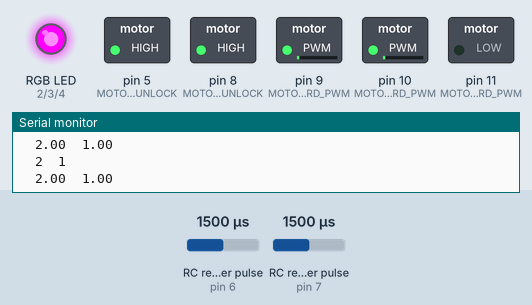
The sketch below on a simulated Arduino Nano, built with avr-gcc and run on an emulated ATmega328P. Parts: switched loads named in the sketch (green lamp = pin HIGH), an RGB LED mixed from three pins (HIGH = lit), the last lines printed to the serial monitor. Wiring (inferred from the names in the program): 2 × RC receiver channel: data pin 6 / data pin 7. The inputs (shaded band) are chosen by the test bench; at power-on: RC receiver pulse (sensors on pin 7, pin 6) 1500 µs.

Above: at 1.2 s.
1.3 s: RC receiver pulse (sensor on pin 7) set to 1020 µs
At 2.7 s:
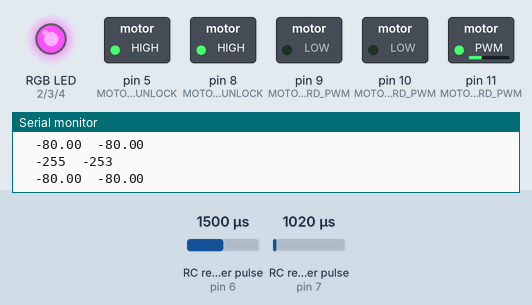
3.3 s: RC receiver pulse (sensor on pin 6) set to 1020 µs
At 5.1 s:
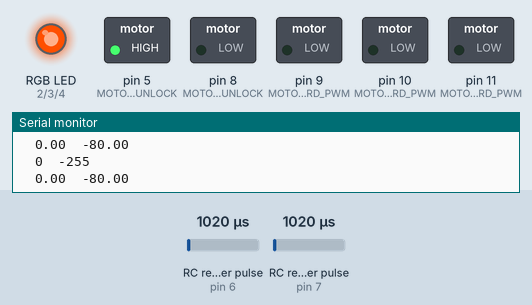
6.3 s: RC receiver pulse (sensor on pin 6) set to 1750 µs
At 7.5 s:
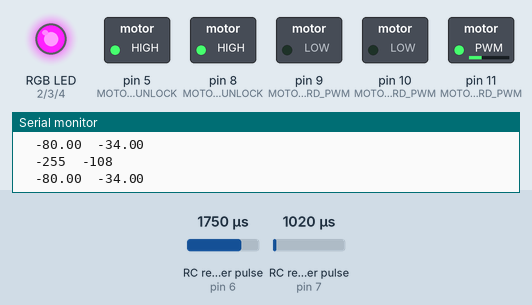
9.3 s: RC receiver pulse (sensor on pin 7) set to 1750 µs
At 11.8 s:
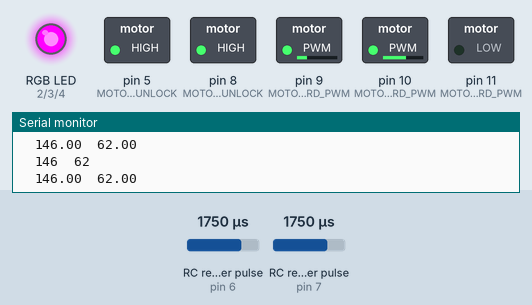
12.3 s: RC receiver pulse (sensor on pin 7) set to 1250 µs
At 12.68 s:
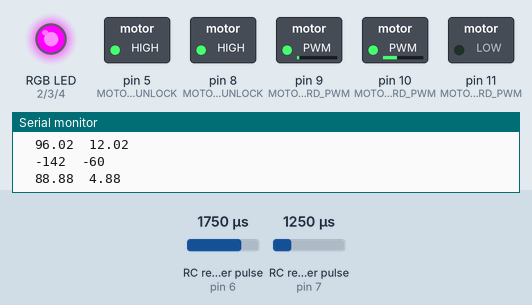
15.3 s: RC receiver pulse (sensor on pin 7) set to 1500 µs
At 16.8 s:
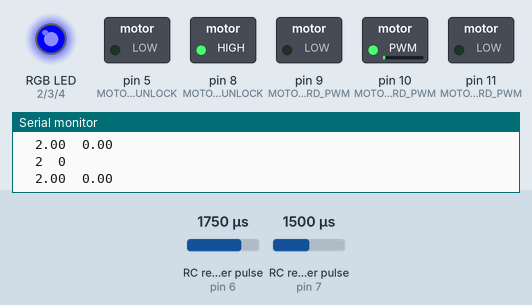
Timing chart, 0 to 18.1 s (numbered marks = the images above; inputs shaded):
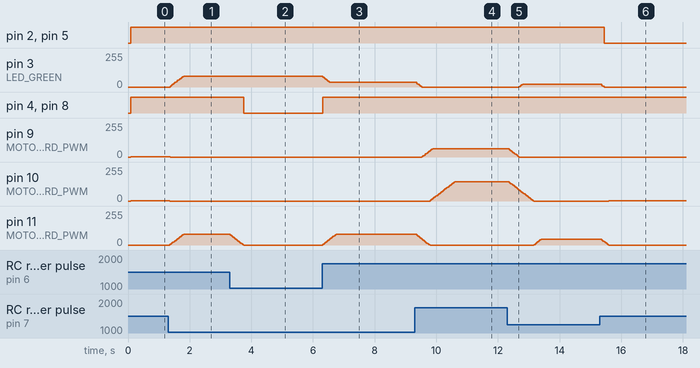

The sketch:

SpeedBootWheelControl.ino
```cpp
#pragma region LIGHT_CONTROL

const byte LED_OFF = 0;
const byte LED_RED = 2;
const byte LED_GREEN = 3;
const byte LED_BLUE = 4;

void setLightColor(byte color)
{

  digitalWrite(LED_RED, false);
  digitalWrite(LED_GREEN, false);
  digitalWrite(LED_BLUE, false);

  if (color != LED_OFF)
    digitalWrite(color, true);
}

#pragma endregion

#pragma region RECEIVER_COMMUNICATION

const int THROTTLE_IN = 7;
const int STEER_IN = 6;

const int VALUE_IN_OFFSET_RANGE = 500;
const int VALUE_IN_MIDDLE_IGNORE_NOISE = 4;

const int VALUE_IN_MIN = 796;
const int VALUE_IN_MAX = 2190;

const int VALUE_IN_MIDDLE = (VALUE_IN_MIN + VALUE_IN_MAX) / 2;

const int THROTTLE_STEER_IN_MIN = VALUE_IN_MIN + VALUE_IN_OFFSET_RANGE / 2;
const int THROTTLE_STEER_IN_MAX = VALUE_IN_MAX - VALUE_IN_OFFSET_RANGE / 2 - VALUE_IN_MIDDLE_IGNORE_NOISE * 2;

int throttleValue,
    steerValue;

int throttle,
    steer;

bool disconnected;

void readThrottle()
{
  throttleValue = pulseIn(THROTTLE_IN, HIGH, 50000);

  if (throttleValue > VALUE_IN_MAX || throttleValue < VALUE_IN_MIN)
  {
    disconnected = true;
    return;
  }

  if (throttleValue > (VALUE_IN_MIDDLE - VALUE_IN_MIDDLE_IGNORE_NOISE) &&
      throttleValue < (VALUE_IN_MIDDLE + VALUE_IN_MIDDLE_IGNORE_NOISE))
  {
    throttle = 0;
    return;
  }

  throttleValue -= VALUE_IN_MIDDLE_IGNORE_NOISE * 2;

  throttleValue = constrain(throttleValue, THROTTLE_STEER_IN_MIN, THROTTLE_STEER_IN_MAX);
  throttle = map(throttleValue, THROTTLE_STEER_IN_MIN, THROTTLE_STEER_IN_MAX, -255, 255);
}

void readSteer()
{
  steerValue = pulseIn(STEER_IN, HIGH, 50000);

  if (steerValue > VALUE_IN_MAX || steerValue < VALUE_IN_MIN)
  {
    disconnected = true;
    return;
  }

  steerValue -= VALUE_IN_MIDDLE_IGNORE_NOISE * 2;
  steerValue = constrain(steerValue, THROTTLE_STEER_IN_MIN, THROTTLE_STEER_IN_MAX);
  steer = map(steerValue, THROTTLE_STEER_IN_MIN, THROTTLE_STEER_IN_MAX, -255, 255);
}

#pragma endregion

#pragma region MOTOR_CONTROL

const byte MOTOR_LEFT_FORWARD_PWM = 9;
const byte MOTOR_RIGHT_FORWARD_PWM = 10;

const byte MOTOR_LEFT_BACKWARD_PWM = 3;
const byte MOTOR_RIGHT_BACKWARD_PWM = 11;

const byte MOTOR_LEFT_FORWARD_UNLOCK = 5;
const byte MOTOR_RIGHT_FORWARD_UNLOCK = 8;

const byte MOTOR_LEFT_BACKWARD_UNLOCK = 2;
const byte MOTOR_RIGHT_BACKWARD_UNLOCK = 4;

float powerLeft,
      powerRight;

bool armed;

void arm()
{
  armed = true;
  digitalWrite(MOTOR_LEFT_FORWARD_UNLOCK, true);
  digitalWrite(MOTOR_RIGHT_FORWARD_UNLOCK, true);

  digitalWrite(MOTOR_LEFT_BACKWARD_UNLOCK, true);
  digitalWrite(MOTOR_RIGHT_BACKWARD_UNLOCK, true);
  wait(10);
}
void disarm()
{
  armed = false;

  powerLeft = 0;
  powerRight = 0;

  analogWrite(MOTOR_LEFT_FORWARD_PWM, 0);
  analogWrite(MOTOR_RIGHT_FORWARD_PWM, 0);

  analogWrite(MOTOR_LEFT_BACKWARD_PWM, 0);
  analogWrite(MOTOR_RIGHT_BACKWARD_PWM, 0);

  digitalWrite(MOTOR_LEFT_FORWARD_UNLOCK, false);
  digitalWrite(MOTOR_RIGHT_FORWARD_UNLOCK, false);

  digitalWrite(MOTOR_LEFT_BACKWARD_UNLOCK, false);
  digitalWrite(MOTOR_RIGHT_BACKWARD_UNLOCK, false);

}

// Change of power is limited to 35% of the maximum power per second
const float POWER_CHANGE_PER_SECOND = 0.7f * 255;

float updateMotorPower(int currentInput, float currentPower, unsigned long ellapsedMicros)
{
  if (currentInput == (int)currentPower)
  {
    return currentInput;
  }

  ellapsedMicros = constrain(ellapsedMicros, 1, 1000000);

  float powerDifference = currentPower - currentInput;
  float powerTimeChange = POWER_CHANGE_PER_SECOND * ((float)ellapsedMicros / 1000 / 1000);

  if (abs(powerDifference) <= powerTimeChange)
  {
    currentPower = (float)currentInput;
    return currentPower;
  }
  else
  {
    bool increasePower = currentPower < currentInput;
    float newPowerValue = currentPower + (increasePower ? powerTimeChange : (-powerTimeChange));
    return newPowerValue;
  }
}

float updateMotorOutput(int currentInput, float currentPower, unsigned long ellapsedMillis, byte pinForwardPWM, byte pinBackwardPWM, byte pinForwardUnlock, byte pinBackwardUnlock)
{
  if (currentInput < 0) {
    // when going backwards, drive slower
    currentInput = map(currentInput, -255, 0, -80, 0);
  }

  currentPower = updateMotorPower(currentInput, currentPower, ellapsedMillis);

  if (currentPower == 0)
  {
    analogWrite(pinForwardPWM, 0);
    analogWrite(pinBackwardPWM, 0);
    digitalWrite(pinForwardUnlock, false);
    digitalWrite(pinBackwardUnlock, false);
  }
  else
  {
    digitalWrite(pinForwardUnlock, true);
    digitalWrite(pinBackwardUnlock, true);

    bool forward = currentPower > 0;
    if (forward)
    {
      analogWrite(pinForwardPWM, currentPower);
      analogWrite(pinBackwardPWM, 0);
    }
    else
    {
      analogWrite(pinForwardPWM, 0);
      analogWrite(pinBackwardPWM, abs(currentPower));
    }
  }

  return currentPower;
}

#pragma endregion

#pragma region POWER_OBSERVATION

const byte CURRENT_RIGHT_IN = A0;
const byte CURRENT_LEFT_IN = A1;

const byte VOLTAGE_IN = A7;

const byte MAX_CURRENT = 10;

const float CURRENT_MULT = (float)5 / 1023 * 10;
const float VOLTAGE_MULT = (float)5 / 1023 * 130 / 30;

const float CELL_VOLTAGE_MAX = 4.30f;
const float CELL_VOLTAGE_MIN = 2.75f;

float currentRight,
    currentLeft;
float overCurrentRightIntegral,
    overCurrentLeftIntegral;

float voltage;

int cellCount;
float minBatteryVolt;

bool lowVoltage;
int lowVoltageReducement;

void readCurrent()
{

  float _currentRight = (float)analogRead(CURRENT_RIGHT_IN) * CURRENT_MULT;
  float _currentLeft = (float)analogRead(CURRENT_LEFT_IN) * CURRENT_MULT;

  currentRight = (_currentRight + currentRight * 7) / 8;
  currentLeft = (_currentLeft + currentLeft * 7) / 8;

  Serial.print(currentRight);
  Serial.print("A\t");
  Serial.print(currentLeft);
  Serial.print("A\t");

  float rightReducement = (float)(powerRight + 20) / (255 + 20) * MAX_CURRENT;
  float leftReducement = (float)(powerLeft + 20) / (255 + 20) * MAX_CURRENT;

  if (powerRight == 0)
  {
    rightReducement = 0.01f;
  }
  if (powerLeft == 0)
  {
    leftReducement = 0.01f;
  }

  float rightOvercurrentValue = currentRight - rightReducement;
  float leftOvercurrentValue = currentLeft - leftReducement;

  overCurrentRightIntegral += rightOvercurrentValue;
  overCurrentLeftIntegral += leftOvercurrentValue;

  overCurrentRightIntegral = constrain(overCurrentRightIntegral, 0, MAX_CURRENT);
  overCurrentLeftIntegral = constrain(overCurrentLeftIntegral, 0, MAX_CURRENT);

  bool rightOvercurrent = (overCurrentRightIntegral == MAX_CURRENT) || (currentRight > MAX_CURRENT);
  bool leftOvercurrent = (overCurrentLeftIntegral == MAX_CURRENT) || (currentLeft > MAX_CURRENT);

  if (rightOvercurrent || leftOvercurrent)
  {
    disarm();

    setLightColor(LED_BLUE);

    overCurrentRightIntegral = 0;
    overCurrentLeftIntegral = 0;

    Serial.println();
    Serial.print("over current");

    if (rightOvercurrent)
      Serial.print(" right");
    if (leftOvercurrent)
      Serial.print(" left");
    Serial.println();

    wait(3000);
  }
}

void detectCellCount()
{

  readBatteryVoltage();

  for (int i = 1; i < 5; i++)
  {
    if (voltage < i * CELL_VOLTAGE_MAX)
    {
      if (voltage > i * CELL_VOLTAGE_MIN)
      {
        cellCount = i;
      }
      else
      {
        cellCount = i - 1;
      }
      break;
    }
  }

  minBatteryVolt = cellCount * CELL_VOLTAGE_MIN * 0.9;

  Serial.println();
  Serial.print(cellCount);
  Serial.println(" battery cell(s) detected");
  Serial.print(minBatteryVolt);
  Serial.println("V min bat voltage");
}

void readBatteryVoltage()
{

  voltage = (float)analogRead(VOLTAGE_IN) * VOLTAGE_MULT;

  Serial.print(voltage);
  Serial.print("V\t");

  lowVoltage = voltage < minBatteryVolt;

  if (lowVoltage)
  {
    disarm();

    Serial.println();
    Serial.println("low voltage");
  }
}

#pragma endregion

void setup()
{

  pinMode(MOTOR_LEFT_FORWARD_PWM, OUTPUT);
  pinMode(MOTOR_RIGHT_FORWARD_PWM, OUTPUT);

  pinMode(MOTOR_LEFT_BACKWARD_PWM, OUTPUT);
  pinMode(MOTOR_RIGHT_BACKWARD_PWM, OUTPUT);

  pinMode(MOTOR_LEFT_FORWARD_UNLOCK, OUTPUT);
  pinMode(MOTOR_RIGHT_FORWARD_UNLOCK, OUTPUT);

  pinMode(MOTOR_LEFT_BACKWARD_UNLOCK, OUTPUT);
  pinMode(MOTOR_RIGHT_BACKWARD_UNLOCK, OUTPUT);

  disarm();

  //---------------------------------------------- Set PWM frequency for D9 & D10 ----------------------------
  TCCR1B = TCCR1B & B11111000 | B00000010; // set timer 1 divisor to     8 for PWM frequency of  3921.16 Hz

  //---------------------------------------------- Set PWM frequency for D3 & D11 ----------------------------
  TCCR2B = TCCR2B & B11111000 | B00000010; // set timer 2 divisor to     8 for PWM frequency of  3921.16 Hz

  Serial.begin(115200);

  pinMode(THROTTLE_IN, INPUT);
  pinMode(STEER_IN, INPUT);

  // pinMode(LED_RED, OUTPUT);
  // pinMode(LED_GREEN, OUTPUT);
  // pinMode(LED_BLUE, OUTPUT);

  // digitalWrite(LED_RED, false);
  // digitalWrite(LED_GREEN, false);
  // digitalWrite(LED_BLUE, false);

  disconnected = true;

  // detectCellCount();
}

unsigned long lastMotorUpdateCall;

void loop()
{

  // readCurrent();
  // readBatteryVoltage();

  readThrottle();
  readSteer();

  if (disconnected)
  {
    disarm();

    // setLightColor(LED_RED);
    Serial.println();
    Serial.println("disconnected");

    while (disconnected)
    {
      disconnected = false;
      readSteer();
    }
    lastMotorUpdateCall = micros();
    // setLightColor(LED_GREEN);
    return;
  }

  // if (lowVoltage) {
  //   lowVoltageReducement -= 15;
  //   int value = millis() % 1000;
  //   if (value > 500) {
  //     setLightColor(LED_BLUE);
  //   } else {
  //     setLightColor(LED_OFF);
  //   }
  // }
  // else {
  //   if (disconnected) {
  //     setLightColor(LED_RED);
  //   } else {
  //     setLightColor(LED_GREEN);
  //   }
  //   lowVoltageReducement += 5;
  // }

  // lowVoltageReducement = constrain(lowVoltageReducement, -255 + 20, 0);

  // Serial.println();
  // Serial.print(lowVoltageReducement);
  // Serial.println(" lowVoltageReducement");

  // when right is greater, then the boat should turn right
  // therefore the right motor receives less power
  int rightValue = constrain(throttle * (1 - (float)constrain(steer, 0, 255) / 255) + lowVoltageReducement, -255, 255),
      leftValue = constrain(throttle * (1 + (float)constrain(steer, -255, 0) / 255) + lowVoltageReducement, -255, 255);

  Serial.print('\t');
  Serial.print(leftValue);

  Serial.print('\t');
  Serial.println(rightValue);

  // const byte MOTOR_LEFT_FORWARD_PWM = 9;
  // const byte MOTOR_RIGHT_FORWARD_PWM = 10;

  // const byte MOTOR_LEFT_BACKWARD_PWM = 3;
  // const byte MOTOR_RIGHT_BACKWARD_PWM = 11;

  // const byte MOTOR_LEFT_FORWARD_UNLOCK = 5;
  // const byte MOTOR_RIGHT_FORWARD_UNLOCK = 6;

  // const byte MOTOR_LEFT_BACKWARD_UNLOCK = 2;
  // const byte MOTOR_RIGHT_BACKWARD_UNLOCK = 4;

  unsigned long ellapsedMicros = micros() - lastMotorUpdateCall;
  lastMotorUpdateCall = micros();

  powerRight = updateMotorOutput(leftValue, powerRight, ellapsedMicros, MOTOR_RIGHT_FORWARD_PWM, MOTOR_RIGHT_BACKWARD_PWM, MOTOR_RIGHT_FORWARD_UNLOCK, MOTOR_RIGHT_BACKWARD_UNLOCK);
  powerLeft = updateMotorOutput(rightValue, powerLeft, ellapsedMicros, MOTOR_LEFT_FORWARD_PWM, MOTOR_LEFT_BACKWARD_PWM, MOTOR_LEFT_FORWARD_UNLOCK, MOTOR_LEFT_BACKWARD_UNLOCK);

  Serial.print('\t');
  Serial.print(powerRight);

  Serial.print('\t');
  Serial.println(powerLeft);

  // if (right == 0)
  // {
  //   digitalWrite(MOTOR_RIGHT_FORWARD_UNLOCK, false);
  //   digitalWrite(MOTOR_RIGHT_BACKWARD_UNLOCK, false);
  //   analogWrite(MOTOR_RIGHT_FORWARD_PWM, 0);
  //   analogWrite(MOTOR_RIGHT_BACKWARD_PWM, 0);
  // }
  // else
  // {

  //   digitalWrite(MOTOR_RIGHT_FORWARD_UNLOCK, true);
  //   digitalWrite(MOTOR_RIGHT_BACKWARD_UNLOCK, true);
  //   bool rightForward = right > 0;

  //   if (!rightForward)
  //   {
  //     // when going backwards, drive slower
  //     right = map(right, -255, 0, 80, 0);
  //   }

  //   powerRight = right;
  //   analogWrite(rightForward ? MOTOR_RIGHT_BACKWARD_PWM : MOTOR_RIGHT_FORWARD_PWM, 0);
  //   analogWrite(rightForward ? MOTOR_RIGHT_FORWARD_PWM : MOTOR_RIGHT_BACKWARD_PWM, powerRight);
  // }

  // if (left == 0) {
  //   digitalWrite(MOTOR_LEFT_UNLOCK, false);
  //   analogWrite(MOTOR_LEFT, 0);
  //   powerLeft = 0;
  // }
  // else
  // {
  //   if (leftZero) {
  //     powerLeft = 5;
  //     digitalWrite(MOTOR_LEFT_UNLOCK, true);
  //   } else
  //     powerLeft = (left + powerLeft * 9) / 10;
  //   analogWrite(MOTOR_LEFT, powerLeft);
  // }

  // if (rightZero || leftZero && (powerRight != 0 || powerLeft != 0))
  //   wait(100);

  Serial.println();
}

void wait(unsigned long msec)
{

  unsigned long endTime = millis() + msec;
  while (millis() < endTime)
  {
    // readBatteryVoltage();
    // readCurrent();
  }
}
```

Measured:
- after the input at 1.3 s, pin 3 (LED_GREEN), pin 11 (MOTOR_RIGHT_BACKWARD_PWM): moves from 0/255 to 80/255 over 0.44 s, starting after 0.06 s; pin 9 (MOTOR_LEFT_FORWARD_PWM): 1/255 → 0/255 after 0.06 s; pin 10 (MOTOR_RIGHT_FORWARD_PWM): 2/255 → 0/255 after 0.06 s
- after the input at 3.3 s, pin 4 (LED_BLUE), pin 8 (MOTOR_RIGHT_FORWARD_UNLOCK): HIGH → LOW after 0.46 s; pin 11 (MOTOR_RIGHT_BACKWARD_PWM): moves from 80/255 to 0/255 over 0.44 s, starting at once
- after the input at 6.3 s, pin 3 (LED_GREEN): 80/255 → 34/255 at once; pin 4 (LED_BLUE), pin 8 (MOTOR_RIGHT_FORWARD_UNLOCK): LOW → HIGH at once; pin 11 (MOTOR_RIGHT_BACKWARD_PWM): moves from 0/255 to 80/255 over 0.44 s, starting at once
- after the input at 9.3 s, pin 3 (LED_GREEN): 34/255 → 0/255 after 0.06 s; pin 9 (MOTOR_LEFT_FORWARD_PWM): moves from 0/255 to 62/255 over 0.36 s, starting after 0.22 s
- after the input at 12.3 s, pin 3 (LED_GREEN): 0/255 → 19/255 after 0.38 s; pin 9 (MOTOR_LEFT_FORWARD_PWM): moves from 62/255 to 0/255 over 0.32 s, starting after 0.06 s; pin 10 (MOTOR_RIGHT_FORWARD_PWM): moves from 146/255 to 0/255 over 0.80 s, starting after 0.06 s; pin 11 (MOTOR_RIGHT_BACKWARD_PWM): 0/255 → 45/255 after 0.86 s
- after the input at 15.3 s, pin 2 (LED_RED), pin 5 (MOTOR_LEFT_FORWARD_UNLOCK): HIGH → LOW after 0.14 s; pin 3 (LED_GREEN): 19/255 → 0/255 after 0.06 s; pin 10 (MOTOR_RIGHT_FORWARD_PWM): 0/255 → 2/255 after 0.30 s; pin 11 (MOTOR_RIGHT_BACKWARD_PWM): 45/255 → 0/255 after 0.06 s
